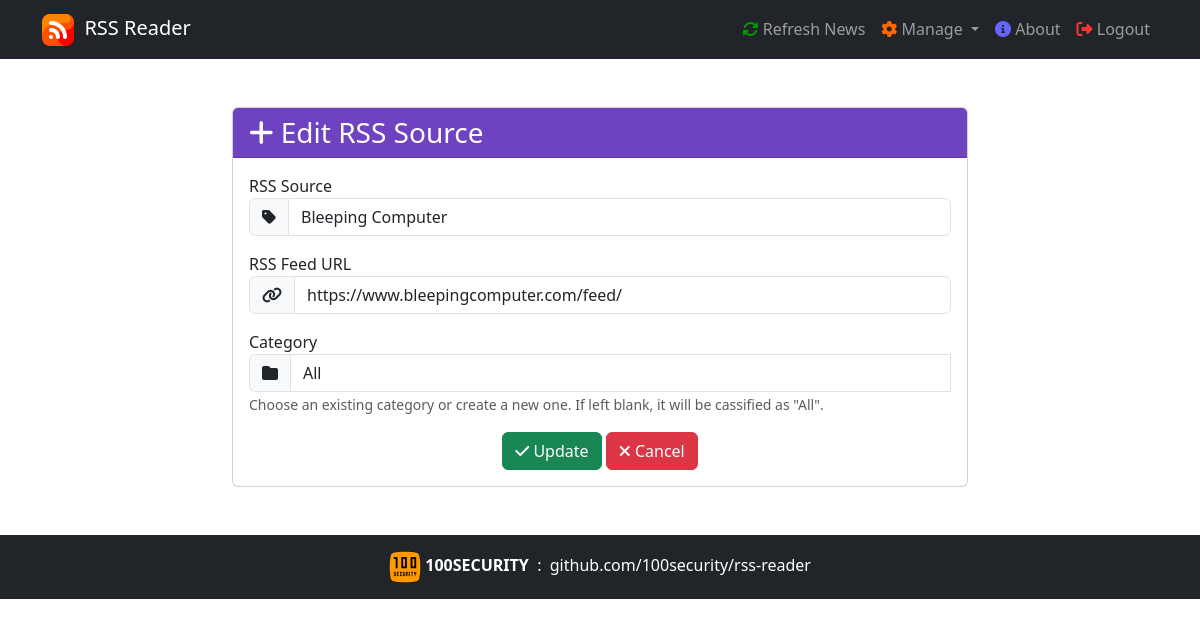
The app's page /add_feed.php?edit=1 (signed in) with its own data.
### tables this page shows
CREATE TABLE `feeds` (
  `id` int(6) UNSIGNED NOT NULL,
  `name` varchar(100) NOT NULL,
  `url` varchar(255) NOT NULL,
  `created_at` timestamp NULL DEFAULT current_timestamp(),
  `last_updated` timestamp NULL DEFAULT NULL,
  `category` varchar(50) DEFAULT 'All'
);

### add_feed.php (the view, shortened to what this page needs)
<?php
require_once 'config/db.php';
$name = $url = $category = '';
$is_edit = false;
if (isset($_GET['edit'])) {
    $id = (int)$_GET['edit'];
    $stmt = $conn->prepare("SELECT * FROM feeds WHERE id = ?");
    $stmt->bind_param("i", $id);
    $stmt->execute();
    $result = $stmt->get_result();
    if ($result->num_rows > 0) {
        $row = $result->fetch_assoc();
        $name = $row['name'];
        $url = $row['url'];
        $category = isset($row['category']) ? $row['category'] : 'All';
        $is_edit = true;
    }
}
require_once 'includes/header.php';
?>
<div class="container mt-5">
    <div class="row justify-content-center">
        <div class="col-md-8">
            <div class="card">
                <div class="card-header bg-purple text-white">
                    <h3 class="mb-0"><i class="fas fa-plus"></i> <?= $is_edit ? 'Edit RSS Source' : 'Add RSS Source' ?></h3>
                </div>
                <div class="card-body">
                    <form method="POST">
                        <div class="form-group mb-3">
                            <label for="name">RSS Source</label>
                            <div class="input-group">
                                <span class="input-group-text"><i class="fas fa-tag"></i></span>
                                <input type="text" class="form-control" id="name" name="name" value="<?= htmlspecialchars($name) ?>" required>
                            </div>
                        </div>
                        <div class="form-group mb-3">
                            <label for="url">RSS Feed URL</label>
                            <div class="input-group">
                                <span class="input-group-text"><i class="fas fa-link"></i></span>
                                <input type="url" class="form-control" id="url" name="url" value="<?= htmlspecialchars($url) ?>" required>
                            </div>
                        </div>
                        <div class="form-group mb-3">
                            <label for="category">Category</label>
                            <div class="input-group">
                                <span class="input-group-text"><i class="fas fa-folder"></i></span>
                                <input type="text" class="form-control" id="category" name="category"
                                       value="<?= htmlspecialchars($category) ?>"
                                       list="category-list" placeholder="E.g.: Cloud, CyberSecurity, AI...">
                            </div>
                            <small class="form-text text-muted">
                                Choose an existing category or create a new one. If left blank, it will be cassified as "All".
                            </small>
                        </div>
                        <div class="form-group text-center">
                            <button type="submit" class="btn btn-success"><i class="fas fa-check"></i>
                                <?= $is_edit ? 'Update' : 'Save' ?>
                            </button>
                            <a href="feeds.php" class="btn btn-danger text-white"><i class="fas fa-times"></i> Cancel</a>
                        </div>
                    </form>
                </div>
            </div>
        </div>
    </div>
</div>
<?php require_once 'includes/footer.php'; ?>

### styles/main.css (style rules this page uses)
.bg-purple { background-color: #6f42c1 !important; }
a { text-decoration: none; }

### includes/header.php (style rules this page uses)
.bg-purple { background-color: #6f42c1 !important; }
a { text-decoration: none; }
.card-body a, .text-muted a { color: inherit; text-decoration: none; }

### records on screen
feeds: name "Bleeping Computer", url "https://www.bleepingcomputer.com/feed/", category "All"
